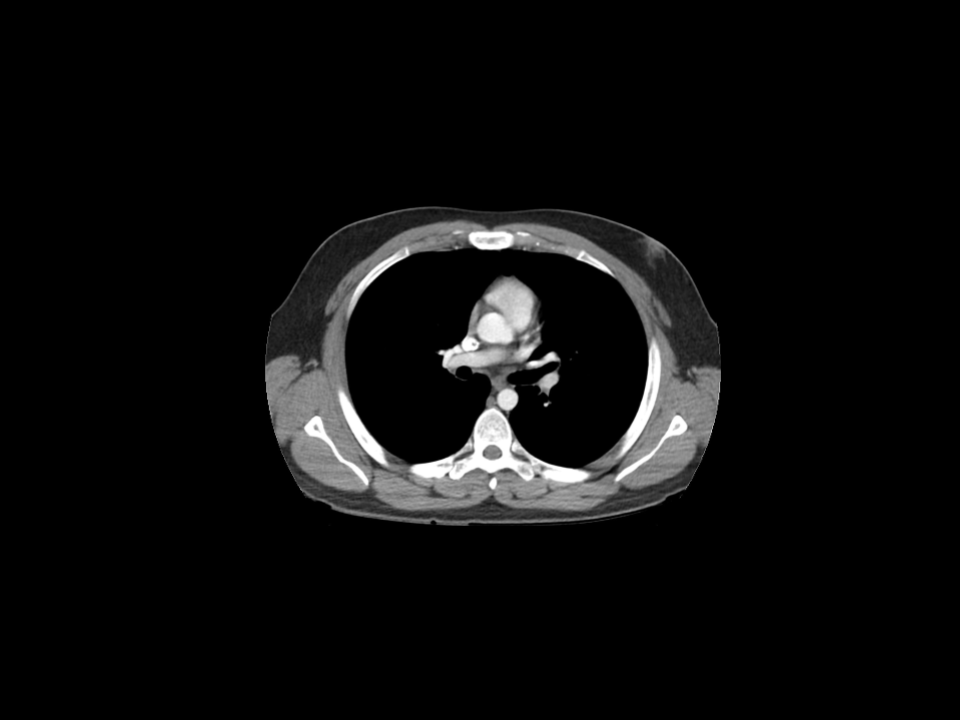
#> input picture data/img_fixed.png, 960 x 720 px, found by its file name
$ jupyter execute image_registration.ipynb
#> lines starting #> are read from the running program, lines starting #| are printed output that depends on the picture
# **ASSIGNMENT 7**: Image Registration

[cell 1]
import numpy as np
import matplotlib.pyplot as plt
from PIL import Image

### **Helper** Functions
---

[cell 2]
def load_image(path: str):
#> called with path = '..\\data\\img_fixed.png'
    try:
        img = Image.open(path)
#> img is the input picture: PIL image 960x720 RGB; min 0, max 255, mean 13.3
#> call 2 of load_image, with path = '..\\data\\img_moving.png'
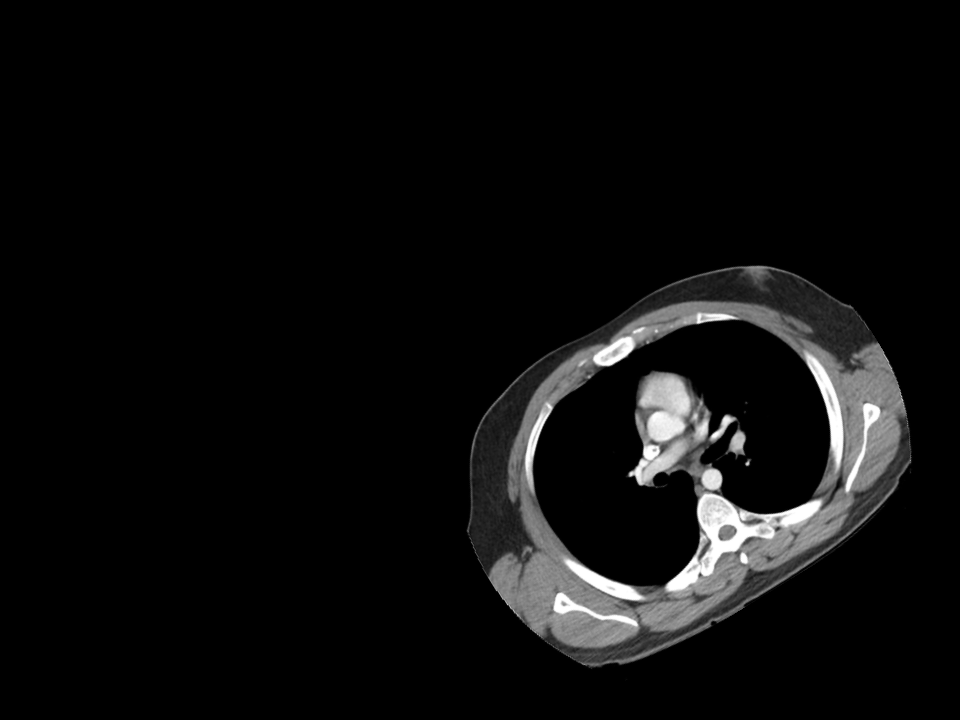
#> input picture data/img_moving.png, 960 x 720 px, found by its file name
#> in load_image, img is the input picture: PIL image 960x720 RGB; min 0, max 255, mean 13.3
        img.load()
        print("Image loaded successfully!")
        return img
    except FileNotFoundError:
        print("Error: Image not found.")
        return None
    except OSError:
        print("Error: File is not a valid image.")
        return None

[cell 3]
def verify_convert(img: Image.Image):
    if img.mode == "L":
        print("Image is already 8-bit grayscale.")
        return img
    else:
        print(f"Image mode is {img.mode}. Converting it to 8-bit grayscale ...")
#> (printed output is left out)
        return img.convert("L")
#> (printed output is left out)

[cell 4]
def print_image(img: Image.Image, title="Image"):
    plt.figure(figsize=(6, 6))
    if img.mode == "L":  # Grayscale
        plt.imshow(img, cmap="gray")
    else:  # RGB
        plt.imshow(img)
    plt.axis("off")
    plt.title(title)
    plt.show()

[cell 5]
def to_array(img):
    return np.array(img, dtype=np.int32)

[cell 6]
def to_image(array):
    arr = np.clip(array, 0, 255).astype(np.uint8)
    return Image.fromarray(arr)

[cell 7]
def resize_image(img, max_size=600):
#> called with max_size = 600
    w, h = img.size
#> w = 960; h = 720
    if max(w, h) <= max_size:
        return img
    if w > h:
        new_w = max_size
        new_h = int(h * (max_size / w))
#> new_h = 450
    else:
        new_h = max_size
        new_w = int(w * (max_size / h))

    return img.resize((new_w, new_h), Image.LANCZOS)
#> returned value: PIL image 600x450 L

### **Task-related** Functions
---

[cell 8]
def show_points(img, points, title):
#> called with points = array of shape (5, 2), title = 'Fixed Image with Control Points'
    plt.figure(figsize=(6, 6))
    plt.imshow(img, cmap="gray")
    plt.scatter(points[:, 0], points[:, 1], c='r', s=50)
    plt.title(title)
    plt.axis("off")
    plt.show()
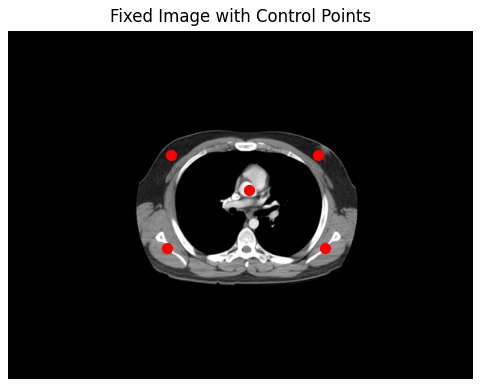
#> figure drawn by matplotlib, 1 panel
#> call 2 of show_points, with points = array of shape (5, 2), title = 'Moving Image with Control Points'
#> in show_points (call 2), `plt.show()`:
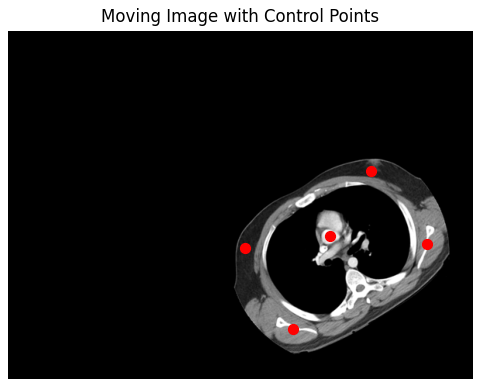
#> figure drawn by matplotlib, 1 panel

[cell 9]
def compute_centroid(points):
    return np.mean(points, axis=0)

[cell 10]
def mean_center(points, centroid):
    return points - centroid

[cell 11]
def compute_covariance(moving_centered, fixed_centered):
    return moving_centered.T @ fixed_centered

[cell 12]
def compute_svd(H):
    U, S, Vt = np.linalg.svd(H)
    return U, S, Vt

[cell 13]
def compute_rotation(U, Vt):
    R = Vt.T @ U.T
    return R

[cell 14]
def compute_translation(centroid_fixed, centroid_moving, R):
    return centroid_fixed - R @ centroid_moving

[cell 15]
def transform_points(points, R, t):
    return (R @ points.T).T + t

[cell 16]
def apply_transform_to_image(img, R, t):
    h, w = img.size[1], img.size[0]
#> h = 450; w = 600
    transformed = np.zeros((h, w), dtype=np.uint8)

    img_arr = to_array(img)
#> in to_array, `return np.array(img, dtype=np.int32)`:
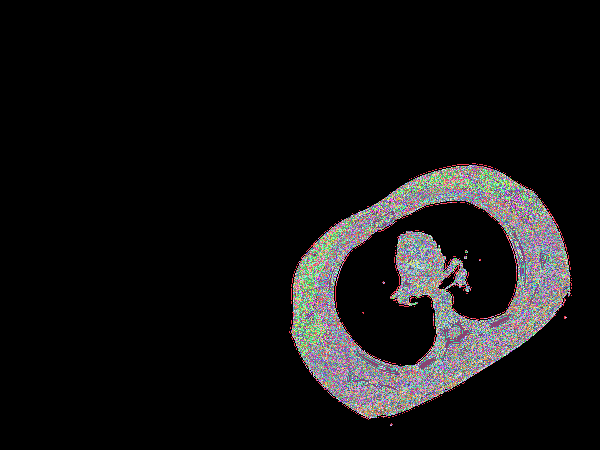
#> returned value: shape (450, 600) int32; 256 distinct labels, from 0 to 255; one colour per label, 0 black

    for y in range(h):
        for x in range(w):
            new_coords = R @ np.array([x, y]) + t
            nx, ny = int(new_coords[0]), int(new_coords[1])

            if 0 <= nx < w and 0 <= ny < h:
                transformed[ny, nx] = img_arr[y, x]
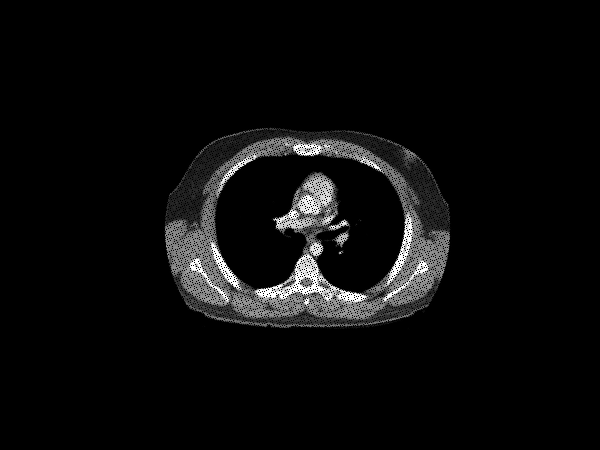
#> transformed: shape (450, 600); min 0, max 255, mean 11.4

    return to_image(transformed)

---
---

[cell 17]
img_fixed = load_image(r"..\data\img_fixed.png")
img_moving = load_image(r"..\data\img_moving.png")

img_fixed = verify_convert(img_fixed)
img_moving = verify_convert(img_moving)

img_fixed = resize_image(img_fixed)
img_moving = resize_image(img_moving)

print_image(img_fixed, "Fixed Image")
print_image(img_moving, "Moving Image")

[cell 18]
# control points
fixed_points = np.array([
    [210, 160],
    [400, 160],
    [310, 205],
    [205, 280],
    [408, 280]
], dtype=np.float64)

moving_points = np.array([
    [305, 280],
    [468,180],
    [415, 265],
    [367, 385],
    [540, 275]
], dtype=np.float64)

[cell 19]
show_points(img_fixed, fixed_points, "Fixed Image with Control Points")
show_points(img_moving, moving_points, "Moving Image with Control Points")

[cell 20]
centroid_fixed = compute_centroid(fixed_points)
centroid_moving = compute_centroid(moving_points)

[cell 21]
fixed_centered = mean_center(fixed_points, centroid_fixed)
moving_centered = mean_center(moving_points, centroid_moving)

[cell 22]
H = compute_covariance(moving_centered, fixed_centered)

[cell 23]
U, S, Vt = compute_svd(H)

[cell 24]
R = compute_rotation(U, Vt)

[cell 25]
t = compute_translation(centroid_fixed, centroid_moving, R)

[cell 26]
transformed_points = transform_points(moving_points, R, t)

[cell 27]
registered_img = apply_transform_to_image(img_moving, R, t)

plt.figure(figsize=(6, 6))
plt.imshow(img_fixed, cmap="gray")
plt.imshow(registered_img, cmap="hot", alpha=0.3)
plt.title("Overlay: Fixed (gray) + Registered Moving (hot)")
plt.axis("off")
plt.show()

### **Verification**

---

[cell 28]
transformed_points = transform_points(moving_points, R, t)

[cell 29]
plt.figure(figsize=(6, 6))
plt.imshow(img_fixed, cmap="gray")

plt.scatter(fixed_points[:,0], fixed_points[:,1],
            c='lime', s=60, label='Fixed points')

plt.scatter(transformed_points[:,0], transformed_points[:,1],
            c='red', marker='x', s=60, label='Transformed moving points')

plt.legend()
plt.title("Verification using control points")
plt.axis("off")
plt.show()
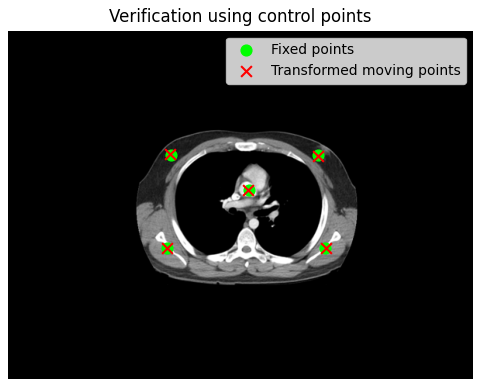
#> figure drawn by matplotlib, 1 panel
